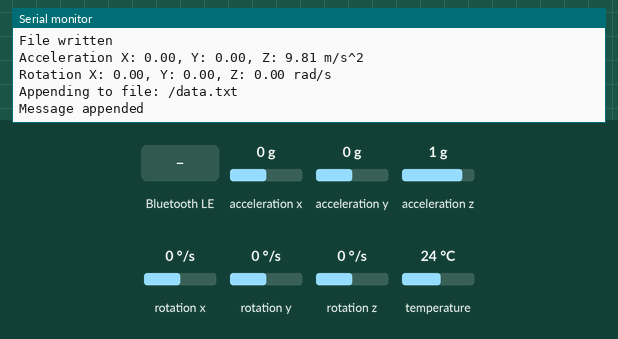
Recording of a sketch running on a simulated ESP32. Shown: the last lines printed to the serial monitor. The test bench sets the inputs (shaded band); at power-on: acceleration x 0 g, acceleration y 0 g, acceleration z 1 g, rotation x 0 °/s, rotation y 0 °/s, rotation z 0 °/s, temperature 24 °C. The local clock reads 2024-03-15 10:24:30 at power-on unless the sketch sets it; storage starts empty; nothing arrives over Bluetooth unless stated; a phone connects over Bluetooth LE 3 s after start.

Above: at 1.4 s.
1.5 s: Bluetooth LE write "1" received
At 2.5 s:
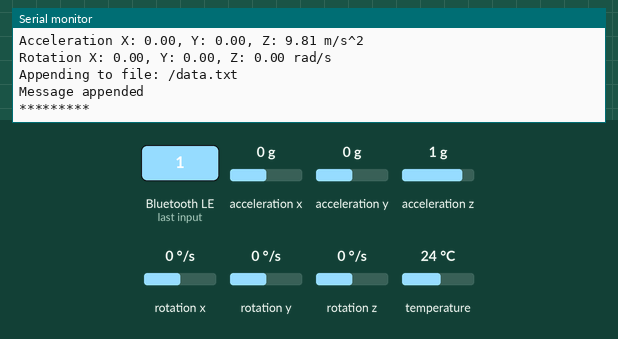
4.7 s: acceleration x set to -1.4 g
At 6.1 s:
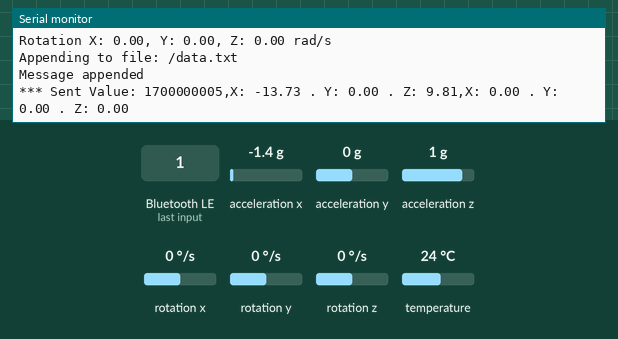
6.2 s: acceleration y set to -1.4 g
7.7 s: acceleration z set to -1.4 g
At 8.4 s:
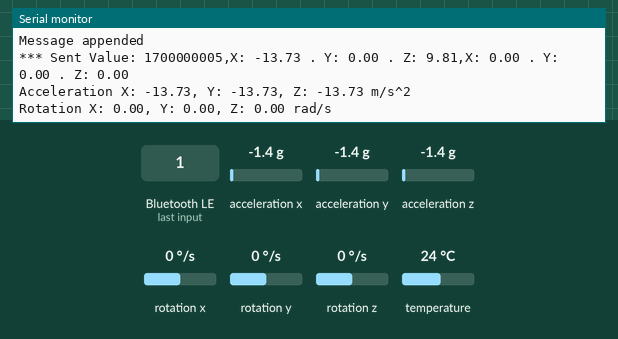
9.2 s: rotation x set to -192 °/s
At 10.3 s:
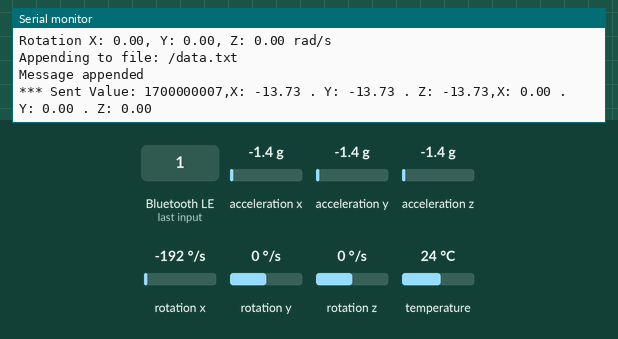
10.7 s: rotation y set to -192 °/s
At 11.9 s:
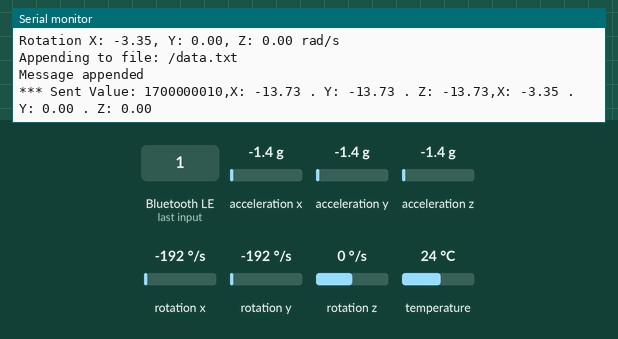

Measured:
- after the input at 1.5 s, the serial monitor: prints a new line after 0.05 s (image 1)
- after the input at 4.7 s, the serial monitor: prints a new line after 0.65 s (image 2)
- after the input at 7.7 s, the serial monitor: prints a new line after 0.25 s (image 3)

The sketch:

Mall_Trolley_Tracker.ino
```cpp
/*--------------------------------------------------------*/
/*                                                        */
/*  Author: Farhan Tariq Janjua                           */
/*  Fiverr: https://www.fiverr.com/users/a1_developers/   */
/*                                                        */
/*--------------------------------------------------------*/

#include <BLEDevice.h>
#include <BLEServer.h>
#include <BLEUtils.h>
#include <BLE2902.h>
#include <Adafruit_MPU6050.h>
#include <Adafruit_Sensor.h>
#include "Wire.h"
#include "SPI.h"
#include "SD.h"
#include "RTClib.h"

#define SERVICE_UUID           "6E400001-B5A3-F393-E0A9-E50E24DCCA9E" // UART service UUID
#define CHARACTERISTIC_UUID_RX "6E400002-B5A3-F393-E0A9-E50E24DCCA9E"
#define CHARACTERISTIC_UUID_TX "6E400003-B5A3-F393-E0A9-E50E24DCCA9E"

RTC_DS3231 rtc;

Adafruit_MPU6050 mpu;
const int chipSelect = 15;  // used for ESP32

BLECharacteristic *pCharacteristic;
bool deviceConnected = false;
float txValue = 0;
String dataString = "";
String heading = "";

  class MyServerCallbacks: public BLEServerCallbacks {
    void onConnect(BLEServer* pServer) {
      deviceConnected = true;
    };

    void onDisconnect(BLEServer* pServer) {
      deviceConnected = false;
    }
};

class MyCallbacks: public BLECharacteristicCallbacks {
    void onWrite(BLECharacteristic *pCharacteristic) {
      std::string rxValue = pCharacteristic->getValue();

        Serial.println();
        Serial.println("*********");
    }
};

void setup(void)
{
  Serial.begin(9600);

    // Create the BLE Device
  BLEDevice::init("ESP32 BLE Test"); // Give it a name

  // Create the BLE Server
  BLEServer *pServer = BLEDevice::createServer();
  pServer->setCallbacks(new MyServerCallbacks());

  // Create the BLE Service
  BLEService *pService = pServer->createService(SERVICE_UUID);

  // Create a BLE Characteristic
  pCharacteristic = pService->createCharacteristic(
                      CHARACTERISTIC_UUID_TX,
                      BLECharacteristic::PROPERTY_NOTIFY
                    );

  pCharacteristic->addDescriptor(new BLE2902());

  BLECharacteristic *pCharacteristic = pService->createCharacteristic(
                                         CHARACTERISTIC_UUID_RX,
                                         BLECharacteristic::PROPERTY_WRITE
                                       );

  pCharacteristic->setCallbacks(new MyCallbacks());

  // Start the service
  pService->start();

  // Start advertising
  pServer->getAdvertising()->start();
  Serial.println("Waiting a client connection to notify...");

  while (!Serial)
    delay(10); // will pause esp32 until serial console opens

  if (! rtc.begin()) {
    Serial.println("Couldn't find RTC");
    while (1);
  }

  rtc.adjust(DateTime(__DATE__, __TIME__));
  DateTime now = rtc.now();

  Serial.println("Adafruit MPU6050 test!");
    if (!mpu.begin()) {
    Serial.println("Failed to find MPU6050 chip");
    while (1) {
      delay(10);
    }
  }
  else  Serial.println("MPU6050 Found!");

  if (!SD.begin(chipSelect)) {
    Serial.println("SD Card Initialization failed!");
    while (1);
  }

   // If the data.txt file doesn't exist
  // Create a file on the SD card and write the data labels
  File file = SD.open("/data.txt");
  if(!file) {
    Serial.println("File doens't exist");
    Serial.println("Creating file...");
    writeFile(SD, "/data.txt", "Time, Accelerometer, Gyroscope \r\n");
  }
  else {
    Serial.println("File already exists");
  }
  file.close();

  mpu.setAccelerometerRange(MPU6050_RANGE_8_G); //Accelerometer range setting
  mpu.setGyroRange(MPU6050_RANGE_500_DEG); //Gyroscope range setting
  mpu.setFilterBandwidth(MPU6050_BAND_5_HZ); //MPU6050 Filter bandwidth setting

  Serial.println("");
  delay(100);
}

void loop() {
  DateTime now = rtc.now();

  /* Get new sensor events with the readings */
  sensors_event_t a, g, temp;
  mpu.getEvent(&a, &g, &temp);

  /* Print out the values on Serial Monitor for Troubleshooting*/
  Serial.print("Acceleration X: ");
  Serial.print(a.acceleration.x);
  Serial.print(", Y: ");
  Serial.print(a.acceleration.y);
  Serial.print(", Z: ");
  Serial.print(a.acceleration.z);
  Serial.println(" m/s^2");

  Serial.print("Rotation X: ");
  Serial.print(g.gyro.x);
  Serial.print(", Y: ");
  Serial.print(g.gyro.y);
  Serial.print(", Z: ");
  Serial.print(g.gyro.z);
  Serial.println(" rad/s");

  Serial.println("");
  delay(500);

  dataString = String(now.unixtime());
  dataString += ",";
  dataString += "X: " + String(a.acceleration.x) + " . " + "Y: " + String(a.acceleration.y) + " . " + "Z: " + String(a.acceleration.z);
  dataString += ",";
  dataString += "X: " + String(g.gyro.x) + " . " + "Y: " + String(g.gyro.y) + " . " + "Z: " + String(g.gyro.z) + "\r\n";

  appendFile(SD, "/data.txt", dataString.c_str());

  if (deviceConnected) {
    // Let's convert the value to a char array:
//    char txString[100]; // make sure this is big enough for all the data
//    dtostrf(dataString, 1, 2, txString); // float_val, min_width, digits_after_decimal, char_buffer

    pCharacteristic->setValue(dataString.c_str()); // Sending the data over BLE

    pCharacteristic->notify();
    Serial.print("*** Sent Value: ");
    Serial.print(dataString.c_str());
  }

  delay(2000);
}

// Write to the SD card (DON'T MODIFY THIS FUNCTION)
void writeFile(fs::FS &fs, const char * path, const char * message) {
  Serial.printf("Writing file: %s\n", path);

  File file = fs.open(path, FILE_WRITE);
  if(!file) {
    Serial.println("Failed to open file for writing");
    return;
  }
  if(file.print(message)) {
    Serial.println("File written");
  } else {
    Serial.println("Write failed");
  }
  file.close();
}

// Append data to the SD card (DON'T MODIFY THIS FUNCTION)
void appendFile(fs::FS &fs, const char * path, const char * message) {
  Serial.printf("Appending to file: %s\n", path);

  File file = fs.open(path, FILE_APPEND);
  if(!file) {
    Serial.println("Failed to open file for appending");
    return;
  }
  if(file.print(message)) {
    Serial.println("Message appended");
  } else {
    Serial.println("Append failed");
  }
  file.close();
}
```
